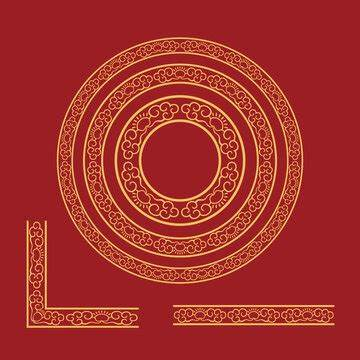
#> input picture OpenCV图像处理/circle.jpg, 360 x 360 px
$ python '6.模板匹配和霍夫变换.py'
#> lines starting #> are read from the running program, lines starting #| are printed output that depends on the picture; after the words box and inside, x2 and y2 are one past the last pixel; in counts of white or black regions, pixels touching at a corner belong together
import numpy as np
import cv2 as cv
import matplotlib.pyplot as plt

"""模板匹配"""
# [10 lines of commented-out code are left out]

"""霍夫线检测"""
# [16 lines of commented-out code are left out]

"""霍夫圆检测"""
star = cv.imread("circle.jpg")
#> star is the input picture: shape (360, 360, 3); mean B, G, R 42.7, 47.3, 163.4
gray = cv.cvtColor(star,cv.COLOR_BGR2GRAY)
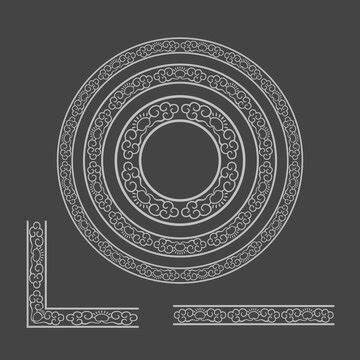
#> gray: shape (360, 360); min 20, max 235, mean 81.5
img = cv.medianBlur(gray,7)
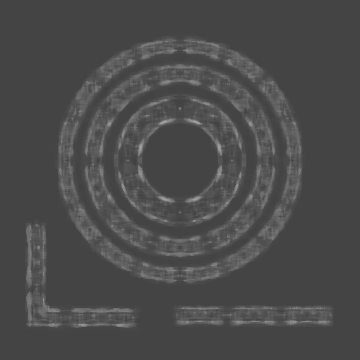
#> img: shape (360, 360); min 64, max 162, mean 75.1
circles = cv.HoughCircles(img,cv.HOUGH_GRADIENT,1,80,param1=100,param2=50,minRadius=0,maxRadius=0)
#> circles = [[184.5, 166.5, 114.9], [169.5, 86.5, 48.1], [108.5, 210.5, 30.8]]

for i in circles[0,:]:
    cv.circle(star,(i[0],i[1]),i[2],(0,255,0),2)
    cv.circle(star,(i[0], i[1]), 2, (255, 0, 0), -1)
#> this loop made 3 passes
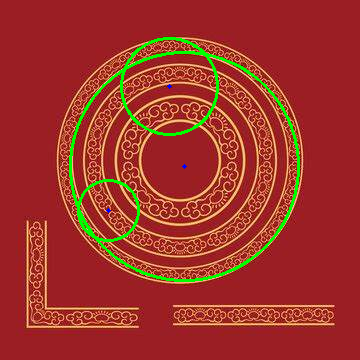
#> star: shape (360, 360, 3); 2.73% of pixels changed, all inside (x1, y1, x2, y2) = (69, 37, 300, 282)
plt.imshow(star[:,:,::-1])
plt.show()
